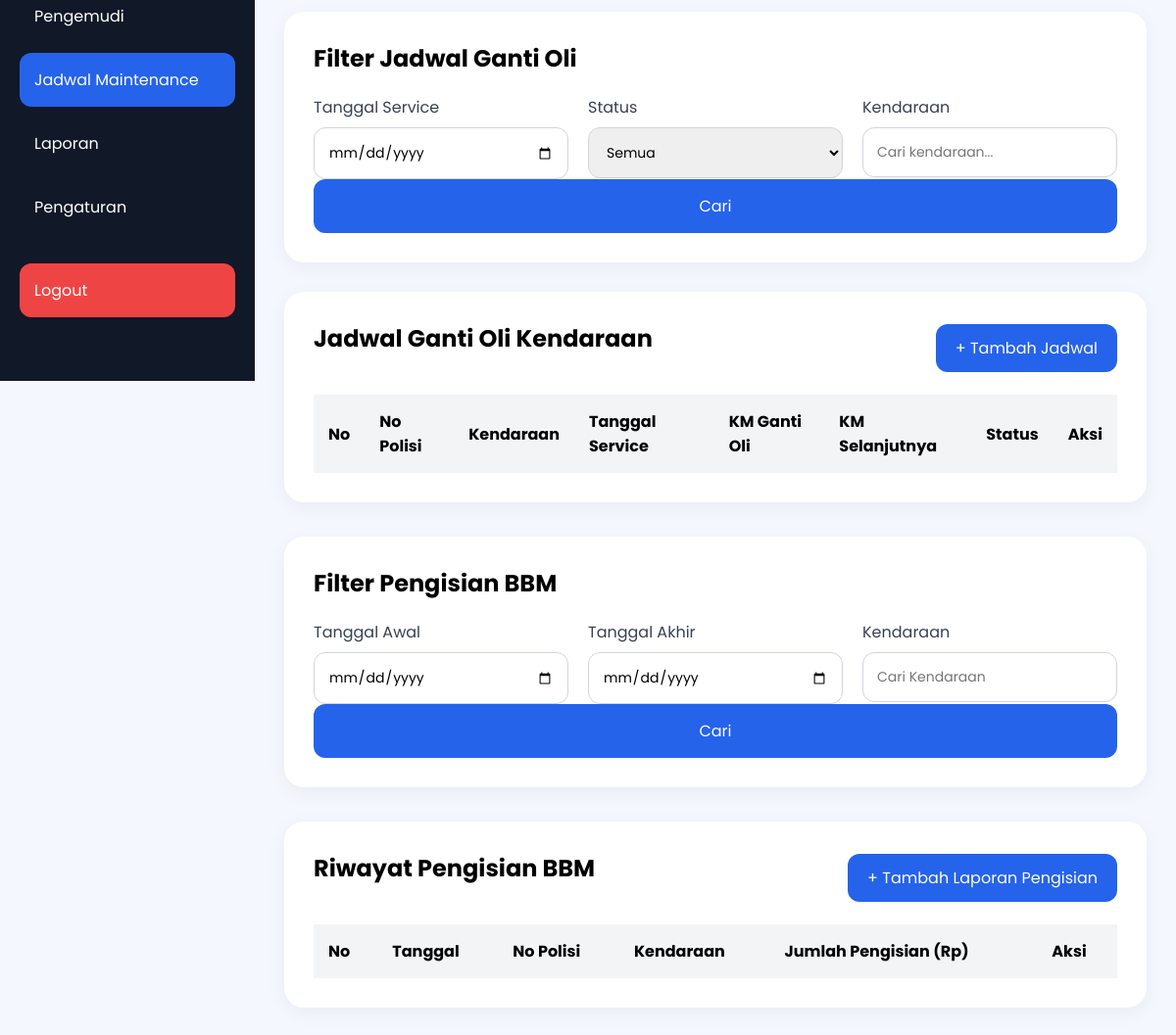
/jadwal.php (signed in, lower part), run on an earlier commit of the app's database.
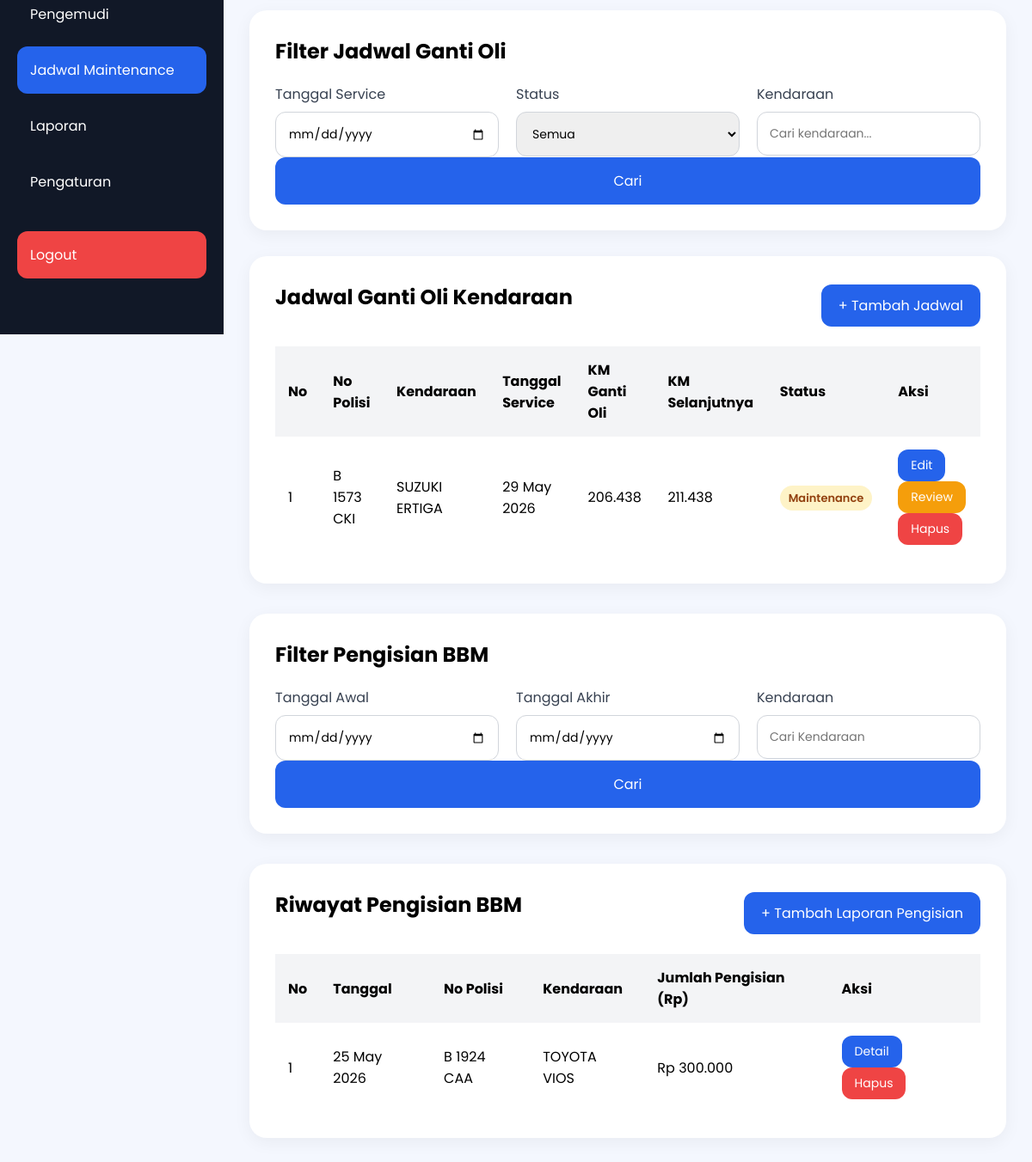
And on a later commit of the database.
### tables this page shows
CREATE TABLE `jadwal_ganti_oli_kendaraan_operasional` (
  `id` int(11) NOT NULL,
  `id_kendaraan` int(11) NOT NULL,
  `no_polisi` varchar(20) NOT NULL,
  `tanggal_service` date DEFAULT NULL,
  `tanggal_spk` date DEFAULT NULL,
  `no_spk` varchar(50) DEFAULT NULL,
  `tanggal_lpj` date DEFAULT NULL,
  `no_lpj` varchar(50) DEFAULT NULL,
  `km_ganti_oli` int(11) NOT NULL,
  `km_ganti_oli_selanjutnya` int(11) NOT NULL,
  `keterangan` text DEFAULT NULL,
  `status` varchar(20) NOT NULL DEFAULT 'Proses'
);

CREATE TABLE `kendaraan` (
  `id_kendaraan` int(11) NOT NULL,
  `merk_jenis` varchar(100) NOT NULL,
  `tahun` int(11) NOT NULL,
  `no_polisi` varchar(15) NOT NULL,
  `tgl_pajak_stnk` varchar(30) DEFAULT NULL,
  `jenis` enum('Mobil','Motor') NOT NULL,
  `status` varchar(20) NOT NULL DEFAULT 'siap'
);

CREATE TABLE `pengisian_bbm` (
  `id` int(11) NOT NULL,
  `id_kendaraan` int(11) NOT NULL,
  `id_supir` int(11) NOT NULL,
  `tanggal_pengisian` date NOT NULL,
  `km_sebelum` int(11) NOT NULL,
  `km_sesudah` int(11) NOT NULL,
  `km_terpakai` int(11) NOT NULL,
  `jumlah_pengisian` decimal(12,2) NOT NULL
);

### jadwal.php (the view, shortened to what this page needs)
<?php
require_once "config/koneksi.php";
$sqlJadwal = "
SELECT
    j.*,
    k.no_polisi,
    k.merk_jenis
FROM jadwal_ganti_oli_kendaraan_operasional j
LEFT JOIN kendaraan k
ON j.id_kendaraan = k.id_kendaraan
";
$sqlJadwal .= "
ORDER BY
j.tanggal_service DESC
";
$queryJadwal =
mysqli_query($conn,$sqlJadwal);
$queryBBM = mysqli_query($conn,"
SELECT
    p.*,
    k.no_polisi,
    k.merk_jenis
FROM pengisian_bbm p
LEFT JOIN kendaraan k
ON p.id_kendaraan = k.id_kendaraan
ORDER BY p.tanggal_pengisian DESC
");
?>
<!DOCTYPE html>
<html lang="id">
<head>
    <link rel="stylesheet" href="style.css">
</head>
<body>
<div class="container">
    <div class="sidebar">
        <ul class="menu">
            <li><a href="pengemudi.php">Pengemudi</a></li>
            <li class="active"><a href="jadwal.php">Jadwal Maintenance</a></li>
            <li><a href="laporan.php">Laporan</a></li>
            <li><a href="pengaturan.php">Pengaturan</a></li>
            <li class="logout-menu">
                <a href="proses/logout.php">Logout</a>
            </li>
        </ul>
    </div>
    <div class="main-content">
        <div class="form-container">
            <h2>Filter Jadwal Ganti Oli</h2>
            <div class="row">
                <div class="input-group">
                    <label>Tanggal Service</label>
                    <input type="date" id="filterTanggal">
                </div>
                <div class="input-group">
                    <label>Status</label>
                    <select id="filterStatus">
                        <option value="Semua">Semua</option>
                    </select>
                </div>
                <div class="input-group">
                    <label>Kendaraan</label>
                    <input
                        type="text"
                        id="filterKendaraan"
                        placeholder="Cari kendaraan...">
                </div>
            </div>
            <button
                type="button"
                id="btnFilterJadwal"
                class="btn-1">
                Cari
            </button>
        </div>
        <div class="table-container">
            <div style="
                display:flex;
                justify-content:space-between;
                align-items:center;
                margin-bottom:20px;
            ">
                <h2>Jadwal Ganti Oli Kendaraan</h2>
                <button id="btnTambahJadwal" class="btn-1"
                    style="
                    width:auto;
                    padding:12px 20px;
                    ">
                    + Tambah Jadwal
                </button>
            </div>
            <table>
                <thead>
                    <tr
                        data-tanggal="<?= $row['tanggal_service']; ?>"
                        data-status="<?= strtolower($row['status']); ?>"
                        data-kendaraan="<?= strtolower($row['no_polisi'].' '.$row['merk_jenis']); ?>"
                    >
                        <th>No</th>
                        <th>No Polisi</th>
                        <th>Kendaraan</th>
                        <th>Tanggal Service</th>
                        <th>KM Ganti Oli</th>
                        <th>KM Selanjutnya</th>
                        <th>Status</th>
                        <th>Aksi</th>
                    </tr>
                </thead>
                <tbody id="dataJadwal">
                <?php
                $no = 1;
                while($row = mysqli_fetch_assoc($queryJadwal))
                {
                    $status = $row['status'];
                ?>
                <tr
                    data-tanggal="<?= $row['tanggal_service']; ?>"
                    data-status="<?= strtolower($row['status']); ?>"
                    data-kendaraan="<?= strtolower($row['no_polisi'].' '.$row['merk_jenis']); ?>"
                >
                    <td><?= $no++; ?></td>
                    <td><?= $row['no_polisi']; ?></td>
                    <td><?= $row['merk_jenis']; ?></td>
                    <td><?= date('d M Y', strtotime($row['tanggal_service'])); ?></td>
                    <td><?= number_format($row['km_ganti_oli'],0,',','.'); ?></td>
                    <td><?= number_format($row['km_ganti_oli_selanjutnya'],0,',','.'); ?></td>
                    <td>
                    <?php
                    $class = "pending";
                    if($status=="Maintenance"){
                        $class = "maintenance";
                    }
                    ?>
                    <span class="<?= $class ?>">
                        <?= $status ?>
                    </span>
                    </td>
                    <td>
                        <button
                            style="
                            width:auto;
                            padding:8px 15px;
                            font-size:14px;
                            "class="btn-1 btnEdit"
                            data-id="<?= $row['id']; ?>"
                            data-kendaraan="<?= $row['id_kendaraan']; ?>"
                            data-tanggal_service="<?= $row['tanggal_service']; ?>"
                            data-tanggal_spk="<?= $row['tanggal_spk']; ?>"
                            data-no_spk="<?= $row['no_spk']; ?>"
                            data-tanggal_lpj="<?= $row['tanggal_lpj']; ?>"
                            data-no_lpj="<?= $row['no_lpj']; ?>"
                            data-km="<?= $row['km_ganti_oli']; ?>"
                            data-kmnext="<?= $row['km_ganti_oli_selanjutnya']; ?>"
                            data-keterangan="<?= $row['keterangan']; ?>">
                            Edit</button>
                        <button
                            style="
                            width:auto;
                            padding:8px 15px;
                            font-size:14px;
                            background:#f59e0b;
                            "class="btn-1 btnReview"
                            data-id="<?= $row['id']; ?>"
                            data-nopol="<?= $row['no_polisi']; ?>"
                            data-kendaraan="<?= $row['merk_jenis']; ?>"
                            data-tanggal="<?= $row['tanggal_service']; ?>"
                            data-km="<?= $row['km_ganti_oli']; ?>"
                            data-kmnext="<?= $row['km_ganti_oli_selanjutnya']; ?>"
                            data-status="<?= $row['status']; ?>">
                            Review
                        </button>
                        <button
                            style="
                            width:auto;
                            padding:8px 15px;
                            font-size:14px;
                            background:#ef4444;
                            "class="btn-1 btnHapusJadwal"
                            data-id="<?= $row['id']; ?>"
                            data-kendaraan="<?= $row['no_polisi']; ?> - <?= $row['merk_jenis']; ?>">
                            Hapus
                        </button>
                    </td>
                </tr>
                <?php } ?>
                </tbody>
            </table>
        </div>
        <div class="form-container" style="margin-top:35px;">
            <h2>Filter Pengisian BBM</h2>
            <div class="row">
                <div class="input-group">
                    <label>Tanggal Awal</label>
                    <input
                        type="date"
                        id="filterBBMAwal">
                </div>
                <div class="input-group">
                    <label>Tanggal Akhir</label>
                    <input
                        type="date"
                        id="filterBBMAkhir">
                </div>
                <div class="input-group">
                    <label>Kendaraan</label>
                    <input
                        type="text"
                        id="filterBBMKendaraan"
                        placeholder="Cari Kendaraan">
                </div>
            </div>
            <button
                class="btn-1"
                id="btnCariBBM">
                Cari
            </button>
        </div>
        <div class="table-container" style="margin-top:35px;">
            <div style="
                display:flex;
                justify-content:space-between;
                align-items:center;
                margin-bottom:20px;
            ">
                <h2>Riwayat Pengisian BBM</h2>
                <button id="btnTambahBBM" class="btn-1"
                    style="
                    width:auto;
                    padding:12px 20px;
                    ">
                    + Tambah Laporan Pengisian
                </button>
            </div>
            <table>
                <thead>
                    <tr>
                        <th>No</th>
                        <th>Tanggal</th>
                        <th>No Polisi</th>
                        <th>Kendaraan</th>
                        <th>Jumlah Pengisian (Rp)</th>
                        <th>Aksi</th>
                    </tr>
                </thead>
                <tbody id="dataBBM">
                <?php
                $no = 1;
                while($row = mysqli_fetch_assoc($queryBBM))
                {
                ?>
                <tr
                    data-tanggal="<?= $row['tanggal_pengisian']; ?>"
                    data-kendaraan="<?= strtolower($row['no_polisi'].' '.$row['merk_jenis']); ?>"
                >
                    <td><?= $no++; ?></td>
                    <td><?= date('d M Y',strtotime($row['tanggal_pengisian'])); ?></td>
                    <td><?= $row['no_polisi']; ?></td>
                    <td><?= $row['merk_jenis']; ?></td>
                    <td>
                        Rp <?= number_format($row['jumlah_pengisian'],0,',','.'); ?>
                    </td>
                    <td>
                        <button
                            style="
                            width:auto;
                            padding:8px 15px;
                            font-size:14px;
                            "class="btn-1 btnDetail"
                            data-id="<?= $row['id']; ?>"
                            data-tanggal="<?= $row['tanggal_pengisian']; ?>"
                            data-nopol="<?= $row['no_polisi']; ?>"
                            data-kendaraan="<?= $row['merk_jenis']; ?>"
                            data-kmsebelum="<?= $row['km_sebelum']; ?>"
                            data-kmsesudah="<?= $row['km_sesudah']; ?>"
                            data-kmterpakai="<?= $row['km_terpakai']; ?>"
                            data-jumlah="<?= $row['jumlah_pengisian']; ?>">
                            Detail
                        </button>
                        <button
                            style="
                            width:auto;
                            padding:8px 15px;
                            font-size:14px;
                            background:#ef4444;
                            "class="btn-1 btnHapusPengisian"
                            data-kendaraan="<?= $row['no_polisi']; ?> - <?= $row['merk_jenis']; ?>">
                            Hapus
                        </button>
                    </td>
                </tr>
                <?php } ?>
                </tbody>
            </table>
        </div>
    </div>
</div>
</body>
</html>

### style.css (style rules this page uses)
* { margin:0; padding:0; box-sizing:border-box; font-family:'Poppins', sans-serif; }
body { background:#f4f7fe; }
.container { display:flex; }
.sidebar { width:260px; height:100vh; background:#111827; color:white; padding:30px 20px; position:fixed; }
.menu { list-style:none; }
.menu li { padding:15px; margin-bottom:10px; border-radius:12px; cursor:pointer; transition:0.3s; }
.menu .active { background:#2563eb; }
.main-content { margin-left:260px; width:100%; padding:30px; }
.form-container { background:white; padding:30px; border-radius:20px; box-shadow:0 5px 20px rgba(0,0,0,0.05); margin-bottom:30px; }
.form-container h2 { margin-bottom:20px; }
.input-group { display:flex; flex-direction:column; width:100%; min-width:0; }
.input-group label { margin-bottom:8px; color:#374151; }
.input-group input, .input-group textarea, .input-group select { width:100%; max-width:100%; padding:14px; border:1px solid #d1d5db; border-radius:12px; outline:none; font-size:14px; box-sizing:border-box; }
.row { display:flex; gap:20px; }
.btn-1 { width:100%; padding:15px; border:none; background:#2563eb; color:white; border-radius:12px; font-size:16px; cursor:pointer; transition:0.3s; }
.table-container { background:white; padding:30px; border-radius:20px; box-shadow:0 5px 20px rgba(0,0,0,0.05); }
.table-container h2 { margin-bottom:20px; }
table { width:100%; border-collapse:collapse; }
table th, table td { padding:15px; text-align:left; }
table th { background:#f3f4f6; }
.menu li a { text-decoration: none; color: white; display: block; width: 100%; }
.logout-menu { margin-top:30px; background:#ef4444; border-radius:12px; }
.logout-menu a { color:white; text-decoration:none; display:block; }
.maintenance { background:#fef3c7; color:#92400e; padding:5px 10px; border-radius:20px; font-size:13px; font-weight:600; }

What changed in the data, as far as the page shows it:
added jadwal_ganti_oli_kendaraan_operasional: id_kendaraan.no_polisi "B 1573 CKI", id_kendaraan.merk_jenis "SUZUKI ERTIGA", tanggal_service "29 May 2026", km_ganti_oli "206.438", km_ganti_oli_selanjutnya "211.438", status "Maintenance"
added pengisian_bbm: tanggal_pengisian "25 May 2026", id_kendaraan.no_polisi "B 1924 CAA", id_kendaraan.merk_jenis "TOYOTA VIOS", jumlah_pengisian "300.000"
